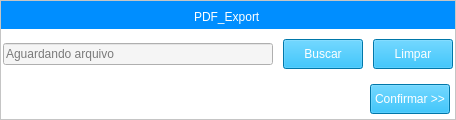
      <widget class="QFrame" name="frame">
       <property name="styleSheet">
        <string notr="true">background-color: rgb(255, 255, 255);</string>
       </property>
       <property name="frameShape">
        <enum>QFrame::StyledPanel</enum>
       </property>
       <property name="frameShadow">
        <enum>QFrame::Raised</enum>
       </property>
       <layout class="QGridLayout" name="gridLayout">
        <property name="leftMargin">
         <number>0</number>
        </property>
        <property name="topMargin">
         <number>0</number>
        </property>
        <property name="rightMargin">
         <number>0</number>
        </property>
        <property name="bottomMargin">
         <number>0</number>
        </property>
        <property name="spacing">
         <number>0</number>
        </property>
        <item row="3" column="0">
         <layout class="QGridLayout" name="gridLayout_4">
          <property name="leftMargin">
           <number>2</number>
          </property>
          <property name="topMargin">
           <number>10</number>
          </property>
          <property name="rightMargin">
           <number>2</number>
          </property>
          <property name="bottomMargin">
           <number>10</number>
          </property>
          <property name="horizontalSpacing">
           <number>10</number>
          </property>
          <item row="0" column="0">
           <widget class="QLineEdit" name="lineEdit">
            <property name="enabled">
             <bool>false</bool>
            </property>
            <property name="sizePolicy">
             <sizepolicy hsizetype="Expanding" vsizetype="Fixed">
              <horstretch>0</horstretch>
              <verstretch>0</verstretch>
             </sizepolicy>
            </property>
            <property name="minimumSize">
             <size>
              <width>270</width>
              <height>0</height>
             </size>
            </property>
            <property name="palette">
             <palette>
              <active>
               <colorrole role="WindowText">
                <brush brushstyle="SolidPattern">
                 <color alpha="255">
                  <red>255</red>
                  <green>255</green>
                  <blue>255</blue>
                 </color>
                </brush>
               </colorrole>
               <colorrole role="Button">
                <brush brushstyle="SolidPattern">
                 <color alpha="255">
                  <red>245</red>
                  <green>245</green>
                  <blue>245</blue>
                 </color>
                </brush>
               </colorrole>
               <colorrole role="Text">
                <brush brushstyle="SolidPattern">
                 <color alpha="255">
                  <red>0</red>
                  <green>0</green>
                  <blue>0</blue>
                 </color>
                </brush>
               </colorrole>
               <colorrole role="Base">
                <brush brushstyle="SolidPattern">
                 <color alpha="255">
                  <red>245</red>
                  <green>245</green>
                  <blue>245</blue>
                 </color>
                </brush>
               </colorrole>
               <colorrole role="Window">
                <brush brushstyle="SolidPattern">
                 <color alpha="255">
                  <red>245</red>
                  <green>245</green>
                  <blue>245</blue>
                 </color>
                </brush>
               </colorrole>
              </active>
              <inactive>
               <colorrole role="WindowText">
                <brush brushstyle="SolidPattern">
                 <color alpha="255">
                  <red>255</red>
                  <green>255</green>
                  <blue>255</blue>
                 </color>
                </brush>
               </colorrole>
               <colorrole role="Button">
                <brush brushstyle="SolidPattern">
                 <color alpha="255">
                  <red>245</red>
                  <green>245</green>
                  <blue>245</blue>
                 </color>
                </brush>
               </colorrole>
               <colorrole role="Text">
                <brush brushstyle="SolidPattern">
                 <color alpha="255">
                  <red>0</red>
                  <green>0</green>
                  <blue>0</blue>
                 </color>
                </brush>
               </colorrole>
               <colorrole role="Base">
                <brush brushstyle="SolidPattern">
                 <color alpha="255">
                  <red>245</red>
                  <green>245</green>
                  <blue>245</blue>
                 </color>
                </brush>
               </colorrole>
               <colorrole role="Window">
                <brush brushstyle="SolidPattern">
                 <color alpha="255">
                  <red>245</red>
                  <green>245</green>
                  <blue>245</blue>
                 </color>
                </brush>
               </colorrole>
              </inactive>
              <disabled>
               <colorrole role="Button">
                <brush brushstyle="SolidPattern">
                 <color alpha="255">
                  <red>245</red>
                  <green>245</green>
                  <blue>245</blue>
                 </color>
                </brush>
               </colorrole>
               <colorrole role="Base">
                <brush brushstyle="SolidPattern">
                 <color alpha="255">
                  <red>245</red>
                  <green>245</green>
                  <blue>245</blue>
                 </color>
                </brush>
               </colorrole>
               <colorrole role="Window">
                <brush brushstyle="SolidPattern">
                 <color alpha="255">
                  <red>245</red>
                  <green>245</green>
                  <blue>245</blue>
                 </color>
                </brush>
               </colorrole>
              </disabled>
             </palette>
            </property>
            <property name="styleSheet">
             <string notr="true">background-color: rgb(245, 245, 245);</string>
            </property>
            <property name="placeholderText">
             <string>Aguardando arquivo</string>
            </property>
           </widget>
          </item>
          <item row="0" column="1">
           <widget class="QPushButton" name="buscar_Button">
            <property name="sizePolicy">
             <sizepolicy hsizetype="Fixed" vsizetype="Fixed">
              <horstretch>0</horstretch>
              <verstretch>0</verstretch>
             </sizepolicy>
            </property>
            <property name="minimumSize">
             <size>
              <width>0</width>
              <height>30</height>
             </size>
            </property>
            <property name="cursor">
             <cursorShape>PointingHandCursor</cursorShape>
            </property>
            <property name="styleSheet">
             <string notr="true">background-color: rgb(0, 166, 237); color: rgb(255, 255, 255); font: 700 9pt &quot;Segoe UI&quot;;</string>
            </property>
            <property name="text">
             <string>Buscar</string>
            </property>
           </widget>
          </item>
          <item row="0" column="2">
           <widget class="QPushButton" name="limpar_Button">
            <property name="sizePolicy">
             <sizepolicy hsizetype="Fixed" vsizetype="Fixed">
              <horstretch>0</horstretch>
              <verstretch>0</verstretch>
             </sizepolicy>
            </property>
            <property name="minimumSize">
             <size>
              <width>0</width>
              <height>30</height>
             </size>
            </property>
            <property name="palette">
             <palette>
              <active>
               <colorrole role="WindowText">
                <brush brushstyle="SolidPattern">
                 <color alpha="255">
                  <red>255</red>
                  <green>255</green>
                  <blue>255</blue>
                 </color>
                </brush>
               </colorrole>
               <colorrole role="Button">
                <brush brushstyle="SolidPattern">
                 <color alpha="255">
                  <red>0</red>
                  <green>166</green>
                  <blue>237</blue>
                 </color>
                </brush>
               </colorrole>
               <colorrole role="Text">
                <brush brushstyle="SolidPattern">
                 <color alpha="255">
                  <red>255</red>
                  <green>255</green>
                  <blue>255</blue>
                 </color>
                </brush>
               </colorrole>
               <colorrole role="ButtonText">
                <brush brushstyle="SolidPattern">
                 <color alpha="255">
                  <red>255</red>
                  <green>255</green>
                  <blue>255</blue>
                 </color>
                </brush>
               </colorrole>
               <colorrole role="Base">
                <brush brushstyle="SolidPattern">
                 <color alpha="255">
                  <red>0</red>
                  <green>166</green>
                  <blue>237</blue>
                 </color>
                </brush>
               </colorrole>
               <colorrole role="Window">
                <brush brushstyle="SolidPattern">
                 <color alpha="255">
                  <red>0</red>
                  <green>166</green>
                  <blue>237</blue>
                 </color>
                </brush>
               </colorrole>
               <colorrole role="PlaceholderText">
                <brush brushstyle="SolidPattern">
                 <color alpha="128">
                  <red>255</red>
                  <green>255</green>
                  <blue>255</blue>
                 </color>
                </brush>
               </colorrole>
              </active>
              <inactive>
               <colorrole role="WindowText">
                <brush brushstyle="SolidPattern">
                 <color alpha="255">
                  <red>255</red>
                  <green>255</green>
                  <blue>255</blue>
                 </color>
                </brush>
               </colorrole>
               <colorrole role="Button">
                <brush brushstyle="SolidPattern">
                 <color alpha="255">
                  <red>0</red>
                  <green>166</green>
                  <blue>237</blue>
                 </color>
                </brush>
               </colorrole>
               <colorrole role="Text">
                <brush brushstyle="SolidPattern">
                 <color alpha="255">
                  <red>255</red>
                  <green>255</green>
                  <blue>255</blue>
                 </color>
                </brush>
               </colorrole>
               <colorrole role="ButtonText">
                <brush brushstyle="SolidPattern">
                 <color alpha="255">
                  <red>255</red>
                  <green>255</green>
                  <blue>255</blue>
                 </color>
                </brush>
               </colorrole>
               <colorrole role="Base">
                <brush brushstyle="SolidPattern">
                 <color alpha="255">
                  <red>0</red>
                  <green>166</green>
                  <blue>237</blue>
                 </color>
                </brush>
               </colorrole>
               <colorrole role="Window">
                <brush brushstyle="SolidPattern">
                 <color alpha="255">
                  <red>0</red>
                  <green>166</green>
                  <blue>237</blue>
                 </color>
                </brush>
               </colorrole>
               <colorrole role="PlaceholderText">
                <brush brushstyle="SolidPattern">
                 <color alpha="128">
                  <red>255</red>
                  <green>255</green>
                  <blue>255</blue>
                 </color>
                </brush>
               </colorrole>
              </inactive>
              <disabled>
               <colorrole role="WindowText">
                <brush brushstyle="SolidPattern">
                 <color alpha="255">
                  <red>255</red>
                  <green>255</green>
                  <blue>255</blue>
                 </color>
                </brush>
               </colorrole>
               <colorrole role="Button">
                <brush brushstyle="SolidPattern">
                 <color alpha="255">
                  <red>0</red>
                  <green>166</green>
                  <blue>237</blue>
                 </color>
                </brush>
               </colorrole>
               <colorrole role="Text">
                <brush brushstyle="SolidPattern">
                 <color alpha="255">
                  <red>255</red>
                  <green>255</green>
                  <blue>255</blue>
                 </color>
                </brush>
               </colorrole>
               <colorrole role="ButtonText">
                <brush brushstyle="SolidPattern">
                 <color alpha="255">
                  <red>255</red>
                  <green>255</green>
                  <blue>255</blue>
                 </color>
                </brush>
               </colorrole>
               <colorrole role="Base">
                <brush brushstyle="SolidPattern">
                 <color alpha="255">
                  <red>0</red>
                  <green>166</green>
                  <blue>237</blue>
                 </color>
                </brush>
               </colorrole>
               <colorrole role="Window">
                <brush brushstyle="SolidPattern">
                 <color alpha="255">
                  <red>0</red>
                  <green>166</green>
                  <blue>237</blue>
                 </color>
                </brush>
               </colorrole>
               <colorrole role="PlaceholderText">
                <brush brushstyle="SolidPattern">
                 <color alpha="128">
                  <red>255</red>
                  <green>255</green>
                  <blue>255</blue>
                 </color>
                </brush>
               </colorrole>
              </disabled>
             </palette>
            </property>
            <property name="cursor">
             <cursorShape>PointingHandCursor</cursorShape>
            </property>
            <property name="styleSheet">
             <string notr="true">background-color: rgb(0, 166, 237); color: rgb(255, 255, 255); font: 700 9pt &quot;Segoe UI&quot;;</string>
            </property>
            <property name="text">
             <string>Limpar</string>
            </property>
           </widget>
          </item>
         </layout>
        </item>
        <item row="4" column="0">
         <layout class="QGridLayout" name="gridLayout_6">
          <item row="0" column="0">
           <widget class="QStackedWidget" name="stackedWidget">
            <property name="styleSheet">
             <string notr="true">background-color: rgb(0, 142, 255);</string>
            </property>
            <property name="currentIndex">
             <number>0</number>
            </property>
            <widget class="QWidget" name="page_n_pages">
             <widget class="QLineEdit" name="pages_Edit">
              <property name="geometry">
               <rect>
                <x>80</x>
                <y>160</y>
                <width>321</width>
                <height>31</height>
               </rect>
              </property>
              <property name="sizePolicy">
               <sizepolicy hsizetype="Expanding" vsizetype="Fixed">
                <horstretch>0</horstretch>
                <verstretch>0</verstretch>
               </sizepolicy>
              </property>
              <property name="palette">
               <palette>
                <active>
                 <colorrole role="Button">
                  <brush brushstyle="SolidPattern">
                   <color alpha="255">
                    <red>255</red>
                    <green>255</green>
                    <blue>255</blue>
                   </color>
                  </brush>
                 </colorrole>
                 <colorrole role="Text">
                  <brush brushstyle="SolidPattern">
                   <color alpha="255">
                    <red>0</red>
                    <green>0</green>
                    <blue>0</blue>
                   </color>
                  </brush>
                 </colorrole>
                 <colorrole role="Base">
                  <brush brushstyle="SolidPattern">
                   <color alpha="255">
                    <red>255</red>
                    <green>255</green>
                    <blue>255</blue>
                   </color>
                  </brush>
                 </colorrole>
                 <colorrole role="Window">
                  <brush brushstyle="SolidPattern">
                   <color alpha="255">
                    <red>255</red>
                    <green>255</green>
                    <blue>255</blue>
                   </color>
                  </brush>
                 </colorrole>
                </active>
                <inactive>
                 <colorrole role="Button">
                  <brush brushstyle="SolidPattern">
                   <color alpha="255">
                    <red>255</red>
                    <green>255</green>
                    <blue>255</blue>
                   </color>
                  </brush>
                 </colorrole>
                 <colorrole role="Text">
                  <brush brushstyle="SolidPattern">
                   <color alpha="255">
                    <red>0</red>
                    <green>0</green>
                    <blue>0</blue>
                   </color>
                  </brush>
                 </colorrole>
                 <colorrole role="Base">
                  <brush brushstyle="SolidPattern">
                   <color alpha="255">
                    <red>255</red>
                    <green>255</green>
                    <blue>255</blue>
                   </color>
                  </brush>
                 </colorrole>
                 <colorrole role="Window">
                  <brush brushstyle="SolidPattern">
                   <color alpha="255">
                    <red>255</red>
                    <green>255</green>
                    <blue>255</blue>
                   </color>
                  </brush>
                 </colorrole>
                </inactive>
                <disabled>
                 <colorrole role="Button">
                  <brush brushstyle="SolidPattern">
                   <color alpha="255">
                    <red>255</red>
                    <green>255</green>
                    <blue>255</blue>
                   </color>
                  </brush>
                 </colorrole>
                 <colorrole role="Base">
                  <brush brushstyle="SolidPattern">
                   <color alpha="255">
                    <red>255</red>
                    <green>255</green>
                    <blue>255</blue>
                   </color>
                  </brush>
                 </colorrole>
                 <colorrole role="Window">
                  <brush brushstyle="SolidPattern">
                   <color alpha="255">
                    <red>255</red>
                    <green>255</green>
                    <blue>255</blue>
                   </color>
                  </brush>
                 </colorrole>
                </disabled>
               </palette>
              </property>
              <property name="styleSheet">
               <string notr="true">background-color: rgb(255, 255, 255); font: 11pt &quot;Segoe UI&quot;;</string>
              </property>
              <property name="placeholderText">
               <string>Utilizando traço (-) entre os números</string>
              </property>
             </widget>
             <widget class="QLineEdit" name="ate_Edit">
              <property name="geometry">
               <rect>
                <x>251</x>
                <y>90</y>
                <width>151</width>
                <height>31</height>
               </rect>
              </property>
              <property name="sizePolicy">
               <sizepolicy hsizetype="Fixed" vsizetype="Fixed">
                <horstretch>0</horstretch>
                <verstretch>0</verstretch>
               </sizepolicy>
              </property>
              <property name="palette">
               <palette>
                <active>
                 <colorrole role="Button">
                  <brush brushstyle="SolidPattern">
                   <color alpha="255">
                    <red>255</red>
                    <green>255</green>
                    <blue>255</blue>
                   </color>
                  </brush>
                 </colorrole>
                 <colorrole role="Text">
                  <brush brushstyle="SolidPattern">
                   <color alpha="255">
                    <red>0</red>
                    <green>0</green>
                    <blue>0</blue>
                   </color>
                  </brush>
                 </colorrole>
                 <colorrole role="Base">
                  <brush brushstyle="SolidPattern">
                   <color alpha="255">
                    <red>255</red>
                    <green>255</green>
                    <blue>255</blue>
                   </color>
                  </brush>
                 </colorrole>
                 <colorrole role="Window">
                  <brush brushstyle="SolidPattern">
                   <color alpha="255">
                    <red>255</red>
                    <green>255</green>
                    <blue>255</blue>
                   </color>
                  </brush>
                 </colorrole>
                </active>
                <inactive>
                 <colorrole role="Button">
                  <brush brushstyle="SolidPattern">
                   <color alpha="255">
                    <red>255</red>
                    <green>255</green>
                    <blue>255</blue>
                   </color>
                  </brush>
                 </colorrole>
                 <colorrole role="Text">
                  <brush brushstyle="SolidPattern">
                   <color alpha="255">
                    <red>0</red>
                    <green>0</green>
                    <blue>0</blue>
                   </color>
                  </brush>
                 </colorrole>
                 <colorrole role="Base">
                  <brush brushstyle="SolidPattern">
                   <color alpha="255">
                    <red>255</red>
                    <green>255</green>
                    <blue>255</blue>
                   </color>
                  </brush>
                 </colorrole>
                 <colorrole role="Window">
                  <brush brushstyle="SolidPattern">
                   <color alpha="255">
                    <red>255</red>
                    <green>255</green>
                    <blue>255</blue>
                   </color>
                  </brush>
                 </colorrole>
                </inactive>
                <disabled>
                 <colorrole role="Button">
                  <brush brushstyle="SolidPattern">
                   <color alpha="255">
                    <red>255</red>
                    <green>255</green>
                    <blue>255</blue>
                   </color>
                  </brush>
                 </colorrole>
                 <colorrole role="Base">
                  <brush brushstyle="SolidPattern">
                   <color alpha="255">
                    <red>255</red>
                    <green>255</green>
                    <blue>255</blue>
                   </color>
                  </brush>
                 </colorrole>
                 <colorrole role="Window">
                  <brush brushstyle="SolidPattern">
                   <color alpha="255">
                    <red>255</red>
                    <green>255</green>
                    <blue>255</blue>
                   </color>
                  </brush>
                 </colorrole>
                </disabled>
               </palette>
              </property>
              <property name="styleSheet">
               <string notr="true">background-color: rgb(255, 255, 255); font: 11pt &quot;Segoe UI&quot;;</string>
              </property>
              <property name="placeholderText">
               <string>até</string>
              </property>
             </widget>
             <widget class="QRadioButton" name="de_ate_radioButton">
              <property name="geometry">
               <rect>
                <x>80</x>
                <y>64</y>
                <width>81</width>
                <height>20</height>
               </rect>
              </property>
              <property name="cursor">
               <cursorShape>PointingHandCursor</cursorShape>
              </property>
              <property name="styleSheet">
               <string notr="true">color: rgb(255, 255, 255); font: 700 10pt &quot;Segoe UI&quot;;</string>
              </property>
              <property name="text">
               <string>De / Até</string>
              </property>
             </widget>
             <widget class="QLineEdit" name="de_Edit">
              <property name="geometry">
               <rect>
                <x>80</x>
                <y>90</y>
                <width>151</width>
                <height>31</height>
               </rect>
              </property>
              <property name="sizePolicy">
               <sizepolicy hsizetype="Fixed" vsizetype="Fixed">
                <horstretch>0</horstretch>
                <verstretch>0</verstretch>
               </sizepolicy>
              </property>
              <property name="palette">
               <palette>
                <active>
                 <colorrole role="Button">
                  <brush brushstyle="SolidPattern">
                   <color alpha="255">
                    <red>255</red>
                    <green>255</green>
                    <blue>255</blue>
                   </color>
                  </brush>
                 </colorrole>
                 <colorrole role="Text">
                  <brush brushstyle="SolidPattern">
                   <color alpha="255">
                    <red>0</red>
                    <green>0</green>
                    <blue>0</blue>
                   </color>
                  </brush>
                 </colorrole>
                 <colorrole role="Base">
                  <brush brushstyle="SolidPattern">
                   <color alpha="255">
                    <red>255</red>
                    <green>255</green>
                    <blue>255</blue>
                   </color>
                  </brush>
                 </colorrole>
                 <colorrole role="Window">
                  <brush brushstyle="SolidPattern">
                   <color alpha="255">
                    <red>255</red>
                    <green>255</green>
                    <blue>255</blue>
                   </color>
                  </brush>
                 </colorrole>
                </active>
                <inactive>
                 <colorrole role="Button">
                  <brush brushstyle="SolidPattern">
                   <color alpha="255">
                    <red>255</red>
                    <green>255</green>
                    <blue>255</blue>
                   </color>
                  </brush>
                 </colorrole>
                 <colorrole role="Text">
                  <brush brushstyle="SolidPattern">
                   <color alpha="255">
                    <red>0</red>
                    <green>0</green>
                    <blue>0</blue>
                   </color>
                  </brush>
                 </colorrole>
                 <colorrole role="Base">
                  <brush brushstyle="SolidPattern">
                   <color alpha="255">
                    <red>255</red>
                    <green>255</green>
                    <blue>255</blue>
                   </color>
                  </brush>
                 </colorrole>
                 <colorrole role="Window">
                  <brush brushstyle="SolidPattern">
                   <color alpha="255">
                    <red>255</red>
                    <green>255</green>
                    <blue>255</blue>
                   </color>
                  </brush>
                 </colorrole>
                </inactive>
                <disabled>
                 <colorrole role="Button">
                  <brush brushstyle="SolidPattern">
                   <color alpha="255">
                    <red>255</red>
                    <green>255</green>
                    <blue>255</blue>
                   </color>
                  </brush>
                 </colorrole>
                 <colorrole role="Base">
                  <brush brushstyle="SolidPattern">
                   <color alpha="255">
                    <red>255</red>
                    <green>255</green>
                    <blue>255</blue>
                   </color>
                  </brush>
                 </colorrole>
                 <colorrole role="Window">
                  <brush brushstyle="SolidPattern">
                   <color alpha="255">
                    <red>255</red>
                    <green>255</green>
                    <blue>255</blue>
                   </color>
                  </brush>
                 </colorrole>
                </disabled>
               </palette>
              </property>
              <property name="styleSheet">
               <string notr="true">background-color: rgb(255, 255, 255); font: 11pt &quot;Segoe UI&quot;;</string>
              </property>
              <property name="placeholderText">
               <string>de</string>
              </property>
             </widget>
             <widget class="QRadioButton" name="pages_radioButton">
              <property name="geometry">
               <rect>
                <x>80</x>
                <y>135</y>
                <width>131</width>
                <height>20</height>
               </rect>
              </property>
              <property name="sizePolicy">
               <sizepolicy hsizetype="Fixed" vsizetype="Fixed">
                <horstretch>0</horstretch>
                <verstretch>0</verstretch>
               </sizepolicy>
              </property>
              <property name="cursor">
               <cursorShape>PointingHandCursor</cursorShape>
              </property>
              <property name="styleSheet">
               <string notr="true">color: rgb(255, 255, 255); font: 700 10pt &quot;Segoe UI&quot;;</string>
              </property>
              <property name="text">
               <string>Informar páginas</string>
              </property>
             </widget>
            </widget>
            <widget class="QWidget" name="page_6"/>
           </widget>
          </item>
         </layout>
        </item>
        <item row="1" column="0">
         <widget class="QWidget" name="verticalWidget" native="true">
          <property name="styleSheet">
           <string notr="true">background-color: rgb(0, 142, 255);</string>
          </property>
          <layout class="QVBoxLayout" name="verticalLayout_5">
           <property name="bottomMargin">
            <number>5</number>
           </property>
           <item alignment="Qt::AlignHCenter">
            <widget class="QLabel" name="label">
             <property name="styleSheet">
              <string notr="true">color: rgb(255, 255, 255); background-color: rgb(0, 142, 255); font: 700 60pt &quot;Segoe UI Variable Display&quot;;</string>
             </property>
             <property name="text">
              <string>PDF_Export</string>
             </property>
            </widget>
           </item>
          </layout>
         </widget>
        </item>
        <item row="5" column="0">
         <layout class="QVBoxLayout" name="verticalLayout_6">
          <property name="topMargin">
           <number>5</number>
          </property>
          <property name="rightMargin">
           <number>5</number>
          </property>
          <property name="bottomMargin">
           <number>5</number>
          </property>
          <item alignment="Qt::AlignRight">
           <widget class="QPushButton" name="confirm_Button">
            <property name="enabled">
             <bool>true</bool>
            </property>
            <property name="sizePolicy">
             <sizepolicy hsizetype="Fixed" vsizetype="Fixed">
              <horstretch>0</horstretch>
              <verstretch>0</verstretch>
             </sizepolicy>
            </property>
            <property name="minimumSize">
             <size>
              <width>0</width>
              <height>30</height>
             </size>
            </property>
            <property name="cursor">
             <cursorShape>PointingHandCursor</cursorShape>
            </property>
            <property name="layoutDirection">
             <enum>Qt::LeftToRight</enum>
            </property>
            <property name="styleSheet">
             <string notr="true">background-color: rgb(0, 166, 237); color: rgb(255, 255, 255); font: 700 9pt &quot;Segoe UI&quot;;</string>
            </property>
            <property name="text">
             <string>Confirmar &gt;&gt;</string>
            </property>
            <property name="autoRepeatInterval">
             <number>101</number>
            </property>
           </widget>
          </item>
         </layout>
        </item>
       </layout>
      </widget>
